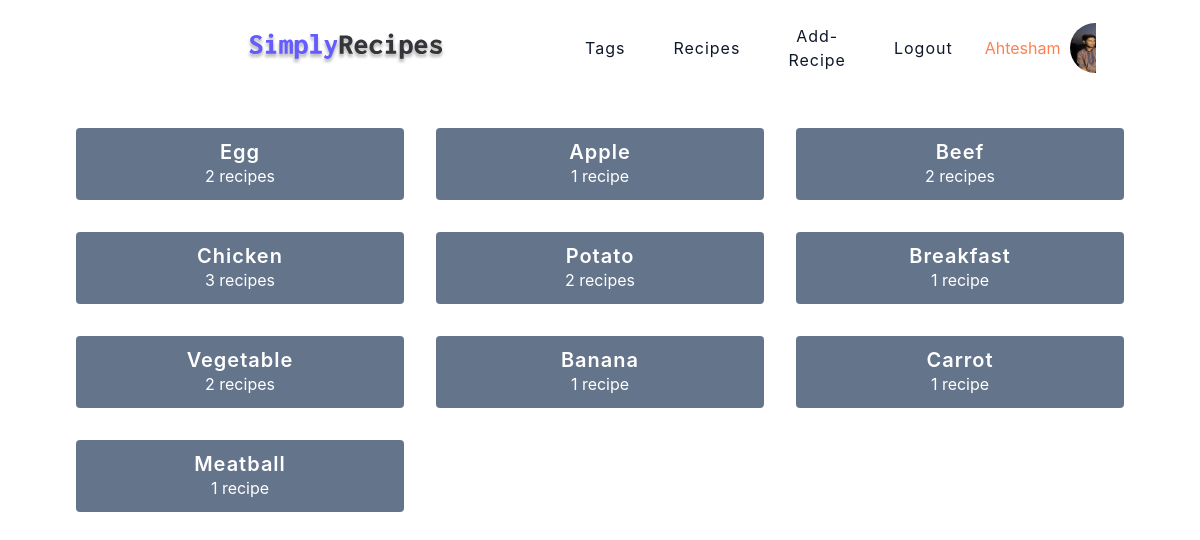
/recipes/tags/ (signed in), run on the app's committed database.
### users/models.py (models this page shows, shortened)
class Profile(models.Model):
    user = models.OneToOneField(User, on_delete=models.CASCADE)
    name = models.CharField(max_length=200)
    email = models.EmailField(max_length=200, unique=True)
    username = models.CharField(max_length=200)
    location = models.CharField(max_length=200, null=True, blank=True)
    profile_image = models.ImageField(null=True, blank=True,
                    upload_to='profiles/', default='profiles/user_default.png')
    bio = models.TextField(max_length=2000, null=True, blank=True)
    id = models.UUIDField(default=uuid.uuid4, primary_key=True, unique=True, editable=False)
    created = models.DateTimeField(auto_now_add=True)

### recipes/models.py (models this page shows)
class Tag(models.Model):
    name = models.CharField(max_length=200, unique=True)
    id = models.UUIDField(default=uuid.uuid4, primary_key=True, unique=True, editable=False)
    created = models.DateTimeField(auto_now_add=True)
    def __str__(self):
        return self.name

### recipes/views.py (the view)
# urls.py: path('tags/', views.tags_view, name='tags'),
def tags_view(request):
    tags, tag_count = tagCount(request)
    tag_list = zip(tags, tag_count)
    context = {'tags':tags, 'tag_count': tag_count, 'tag_list':tag_list}
    return render(request, 'recipes/tags.html', context)

### recipes/utils.py (called while the page is built)
def tagCount(request):
    tags = Tag.objects.all()
    tag_count = []
    for tag in tags:
        tag_name = tag.name
        recipes = Recipes.objects.distinct().filter(
            Q(title__icontains=tag_name) |
            Q(description__icontains=tag_name) |
            Q(tags__icontains=tag_name)
        )
        tag_count.append(recipes.count())
    return tags, tag_count

### recipes/templates/recipes/tags.html
{% extends 'main.html' %}
{% block content %}
    <main class="page">
         <section class="tags-wrapper">
          {% for tag, cn in tag_list %}
              <a href="{% url 'recipes' %}?search={{tag}}" class="tag">
                <h5>{{tag}}</h5>
                <p>{{cn}} recipe{{cn|pluralize:'s'}}</p>
              </a>
          {% endfor %}
        </section>
    </main>
{% endblock %}

### templates/navbar.html
{% load static %}
<nav class="navbar">
<div class="nav-center">
    <div class="nav-header">
    {% if request.user.is_authenticated == False %}
        <a href="{% url 'recipes' %}" class="nav-logo" style="margin-left: 400px; margin-right: 65px;">
            <img src="{% static 'logo.svg' %}" alt="simply recipes" />
        </a>
    {% else %}
        <a href="{% url 'recipes' %}" class="nav-logo">
            <img src="{% static 'logo.svg' %}" alt="simply recipes" />
        </a>
    {% endif %}
    </div>
    <div class="nav-links">
        <a href="{% url 'tags' %}" class="nav-link"> tags </a>
        <a href="{% url 'recipes' %}" class="nav-link"> recipes </a>
        {% if request.user.is_authenticated %}
            <a href="{% url 'create_recipe' %}" class="nav-link"> Add-Recipe </a>
            <a href="{% url 'logout' %}" class="nav-link"> Logout </a>
            <a style="color: coral;">{{user.username}}</a>
            <a href="{% url 'account'%}"> <img src="{{request.user.profile.profile_image.url}}" alt="">  </a>
        {% else  %}
            <a href="{% url 'login' %}" class="nav-link"> Login </a>
        {% endif %}
    </div>
</div>
</nav>

### static/main.css (style rules this page uses)
body { font-family: Arial, sans-serif; background-color: #f0f0f0; }
p { margin: 5px 0; }
a { color: inherit; text-decoration: none; }
main { padding: 1rem; }
html { font-size: 100%; }
:root { --primary-100: #e2e0ff; --primary-200: #c1beff; --primary-300: #a29dff; --primary-400: #837dff; --primary-500: #645cff; --primary-600: #504acc; --primary-700: #3c3799; --primary-800: #282566; --primary-900: #141233; --grey-50: #f8fafc; --grey-100: #f1f5f9; --grey-200: #e2e8f0; --grey-300: #cbd5e1; --grey-400: #94a3b8; --grey-500: #64748b; --grey-600: #475569; --grey-700: #334155; --grey-800: #1e293b; --grey-900: #0f172a; --black: #222; --white: #fff; --red-light: #f8d7da; --red-dark: #842029; --green-light: #d1e7dd; --green-dark: #0f5132; --headingFont: 'Roboto', sans-serif; --bodyFont: 'Nunito', sans-serif; --smallText: 0.7em; --backgroundColor: var(--grey-50); --textColor: var(--grey-900); --borderRadius: 0.25rem; --letterSpacing: 1px; --transition: 0.3s ease-in-out all; --max-width: 1120px; --fixed-width: 600px; --shadow-1: 0 1px 3px 0 rgba(0, 0, 0, 0.1), 0 1px 2px 0 rgba(0, 0, 0, 0.06); --shadow-2: 0 4px 6px -1px rgba(0, 0, 0, 0.1), 0 2px 4px -1px rgba(0, 0, 0, 0.06); --shadow-3: 0 10px 15px -3px rgba(0, 0, 0, 0.1), 0 4px 6px -2px rgba(0, 0, 0, 0.05); --shadow-4: 0 20px 25px -5px rgba(0, 0, 0, 0.1), 0 10px 10px -5px rgba(0, 0, 0, 0.04); }
body { background: var(--backgroundColor); font-family: var(--bodyFont); font-weight: 400; line-height: 1.75; color: var(--textColor); }
p { margin-top: 0; margin-bottom: 1.5rem; max-width: 40em; }
h1, h2, h3, h4, h5 { margin: 0; margin-bottom: 1.38rem; font-family: var(--headingFont); font-weight: 400; line-height: 1.3; text-transform: capitalize; letter-spacing: var(--letterSpacing); }
h5 { font-size: 1.25rem; }
a { text-decoration: none; }
::placeholder { font-family: inherit; color: var(--grey-400); }
.navbar { display: flex; align-items: center; justify-content: center; }
.nav-center { width: 90vw; max-width: var(--max-width); }
.nav-header { height: 6rem; display: flex; justify-content: space-between; align-items: center; }
.nav-header img { width: 200px; }
.nav-logo { margin-left: 230px; display: flex; align-items: flex-end; }
.nav-links { margin-left: 91px; height: 0; overflow: hidden; display: flex; flex-direction: column; transition: var(--transition); }
.nav-links img { width:50px; height:50px; border-radius: 50%; margin-left: 10px; }
.nav-link { display: block; text-align: center; font-size: 1.25rem; text-transform: capitalize; color: var(--grey-900); letter-spacing: var(--letterSpacing); padding: 1rem 0; border-top: 1px solid var(--grey-500); transition: var(--transition); }
@media screen and (min-width: 992px) { .navbar { height: 6rem; } }
@media screen and (min-width: 992px) { .nav-center { display: flex; align-items: center; } }
@media screen and (min-width: 992px) { .nav-header { padding: 0; margin-right: 2rem; height: auto; } }
@media screen and (min-width: 992px) { .nav-links { height: auto !important; flex-direction: row; align-items: center; width: 100%; } }
@media screen and (min-width: 992px) { .nav-link { padding: 0; border-top: none; margin-right: 1rem; font-size: 1rem; } }
.page { width: 90vw; max-width: var(--max-width); margin: 0 auto; }
.page { padding-top: 2rem; min-height: calc(100vh - (6rem + 4rem)); }
.tags-wrapper { display: grid; gap: 2rem; padding-bottom: 3rem; }
.tag { background: var(--grey-500); border-radius: var(--borderRadius); text-align: center; color: var(--white); transition: var(--transition); padding: 0.75rem 0; }
.tag h5, .tag p { margin-bottom: 0; }
.tag h5 { font-weight: 600; }
@media screen and (min-width: 576px) { .tags-wrapper { grid-template-columns: 1fr 1fr; } }
@media screen and (min-width: 992px) { .tags-wrapper { grid-template-columns: 1fr 1fr 1fr; } }

### data on the page
Tag: name "Egg", cn "2"
Tag: name "Apple", cn "1"
Tag: name "Beef", cn "2"
Tag: name "Chicken", cn "3"
Tag: name "Potato", cn "2"
Tag: name "Breakfast", cn "1"
Tag: name "Vegetable", cn "2"
Tag: name "Banana", cn "1"
Tag: name "Carrot", cn "1"
Tag: name "Meatball", cn "1"

### other printed values
{{ user.username }} "Ahtesham"
